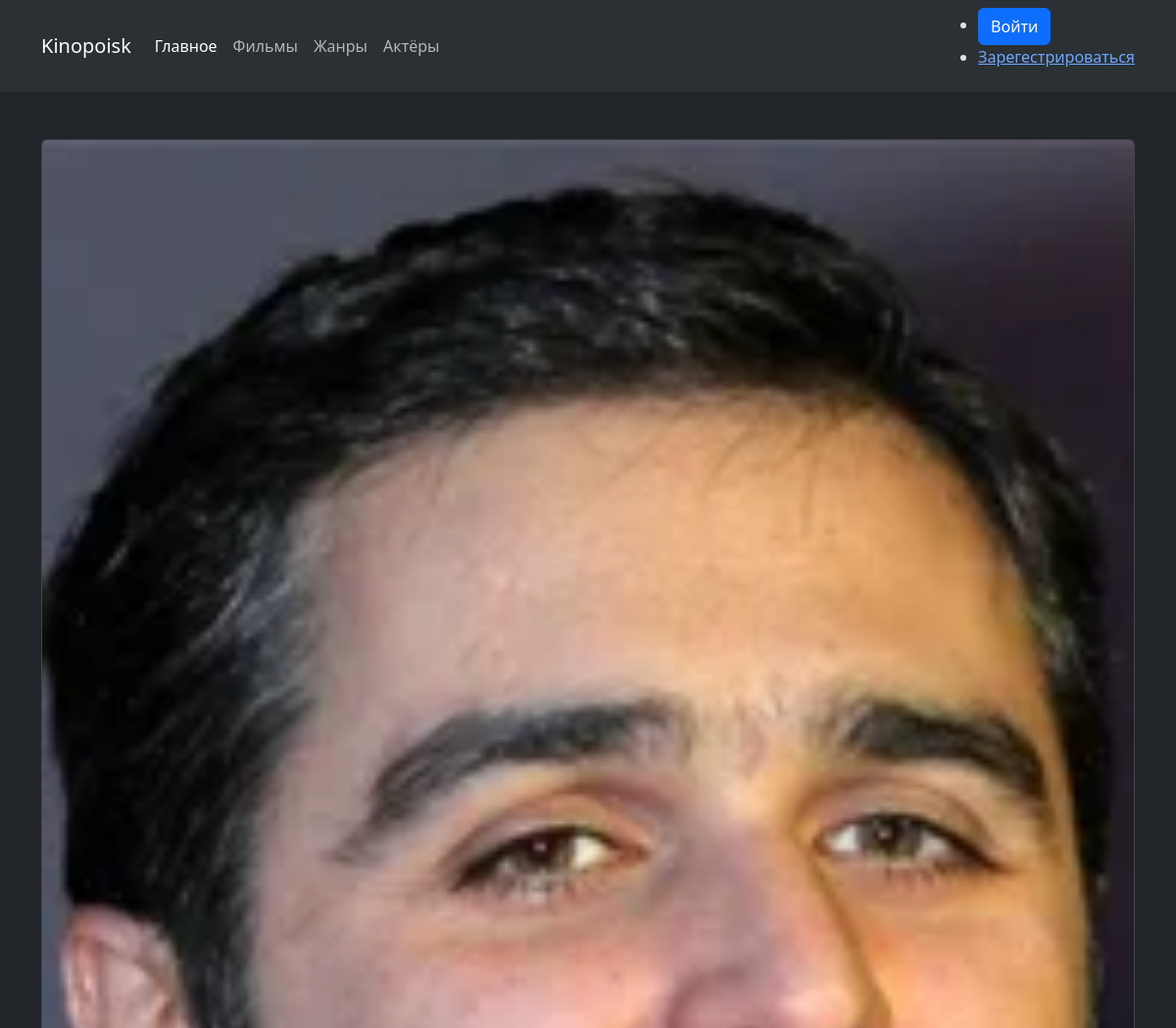
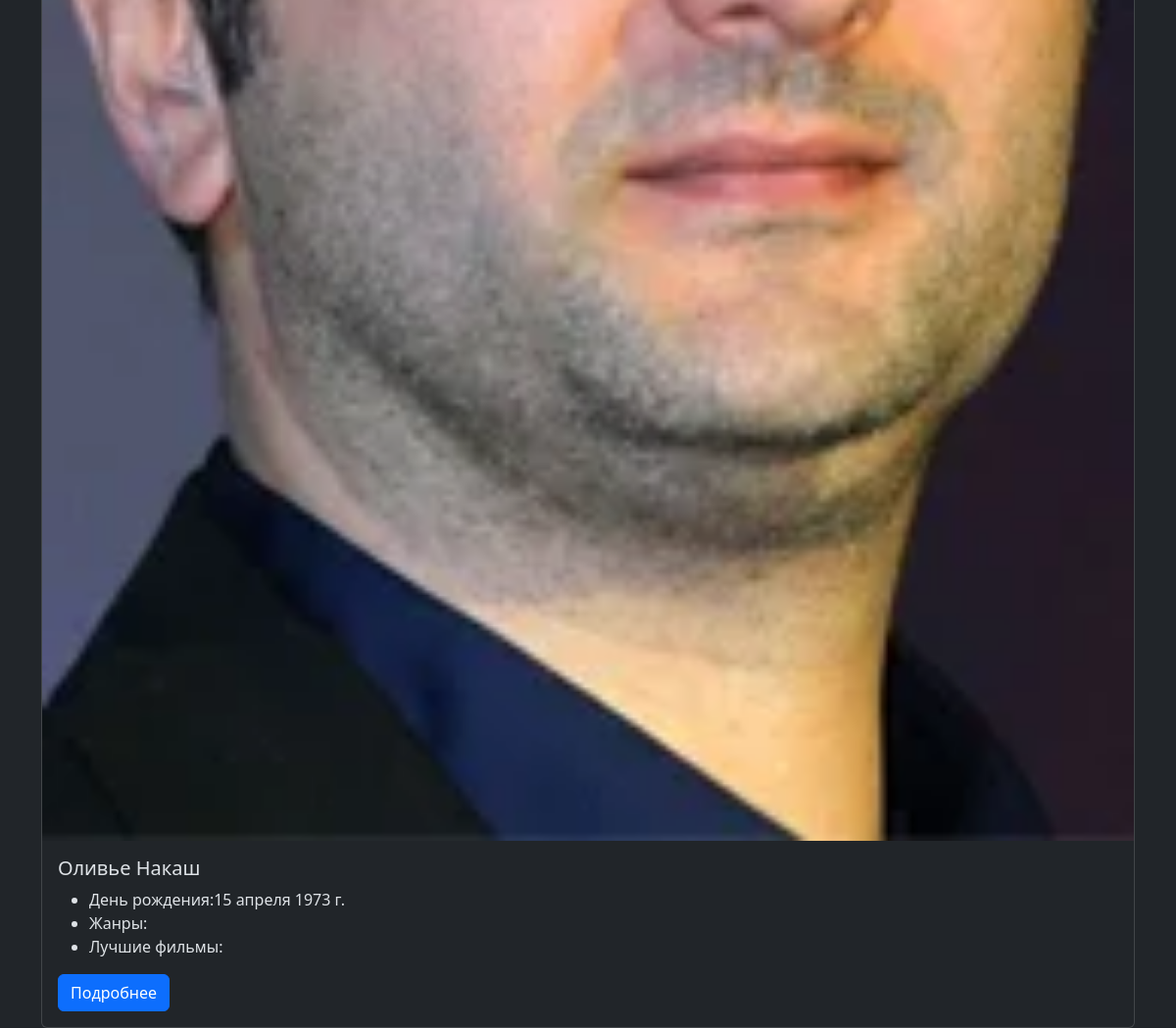
Screenshot of /person/1/ with the database file from the repository (2 pictures, top to bottom).
### kinopoisk/models.py (models this page shows, shortened)
class MoviePerson(models.Model):
    class RoleType(models.TextChoices):
        ACTOR = 'actor', 'Actor'
        DIRECTOR = 'director', 'Director'
    name = models.CharField(max_length=255)
    birth_date = models.DateField(blank=True, null=True)
    photo = models.ImageField(
        upload_to="kinopoisk/images/person/photos/",
        blank=True, null=True)
    role = models.CharField(
        max_length=20, choices=RoleType.choices,
        blank=True, null=True)

### kinopoisk/views.py (the view)
# urls.py: path('person/<int:person_id>/', person_detail, name = 'person_detail'),
def person_detail(request, person_id):
    person = MoviePerson.objects.get(id = person_id)
    if person.role == MoviePerson.RoleType.ACTOR:
        movies = person.acted_im_movies.all()
    else:
        movies = person.directed_movies.all()
    return render(request, 'kinopoisk/detail/actor_detail.html', {
        'person': person,
        'movies': movies
    })

### kinopoisk/templates/kinopoisk/detail/actor_detail.html (shortened to what this page needs)
{% extends "core/base.html" %}
{% block content %}
<body>
    <div class="container mt-5">
      <div class="card actor-card">
        <img src="{{person.photo.url}}" class="card-img-top actor-img" alt="Actor Image">
        <div class="card-body">
          <h5 class="card-title">{{person.name}}</h5>
          <ul class="card-text">
            <li>День рождения:{{person.birth_date}}</li>
            <li>Жанры:</li>
            <li>Лучшие фильмы:</li>
          </ul>
          <a href="#" class="btn btn-primary">Подробнее</a>
        </div>
      </div>
    </div>
    </body>
{% endblock %}

### rows the page displays
MoviePerson: photo (picture), name "Оливье Накаш", birth_date "15 апреля 1973 г."
